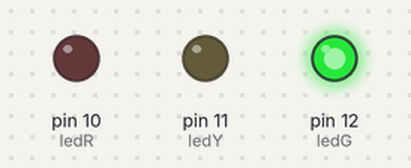
The sketch below on a simulated Arduino Uno, built with avr-gcc and run on an emulated ATmega328P. On the bench: output pins drawn as LEDs (lit = HIGH).

Above: at 1.2 s.
At 3.37 s:
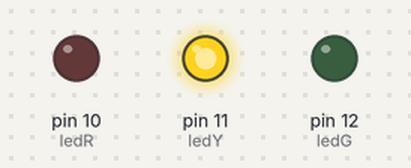
At 5.5 s:
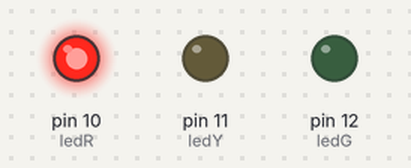
At 7.0 s:
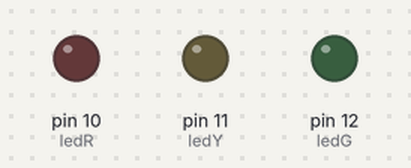
Timing chart, 0 to 9.4 s (numbered marks = the images above):
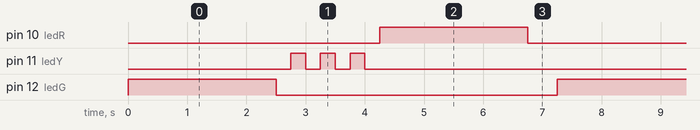

The sketch:

Clase_01_-_Encendido.ino
```cpp
// Definir las variables e importar las bibliotecas al inicio del código.
  // Definir el número de puerto para 'led'.
int ledG = 12;
int ledY = 11;
int ledR = 10;

void setup() { // Iniciar la configuración. Se corre una vez.
  // Establecer el 'led' en modo 'output'.
  pinMode(ledG, OUTPUT);
  pinMode(ledY, OUTPUT);
  pinMode(ledR, OUTPUT);
}

void loop() { // Definir el ciclo a iterar indefinidamente.
  // Leer 'ledG' digitalmente. 'HIGH': Enviar un '1' (envío de señal).
  digitalWrite(ledG,HIGH);
  // Establecer un delay de 1000 (ms).
  delay(2500);
  // 'LOW': Enviar un '0' (cortar la señal).
  digitalWrite(ledG,LOW);
  delay(250);
  digitalWrite(ledY,HIGH);
  delay(250);
  digitalWrite(ledY,LOW);
  delay(250);
  digitalWrite(ledY,HIGH);
  delay(250);
  digitalWrite(ledY,LOW);
  delay(250);
  digitalWrite(ledY,HIGH);
  delay(250);
  digitalWrite(ledY,LOW);
  delay(250);
  digitalWrite(ledR,HIGH);
  delay(2500);
  digitalWrite(ledR,LOW);
  delay(500);
}
```

Measured:
- by itself, pin 10 (ledR), pin 12 (ledG): alternates HIGH for 2.5 s and LOW for 4.8 s
- by itself, pin 11 (ledY): repeats every 7.3 s: 2 × (LOW 0.25 s, HIGH 0.25 s), LOW 6.0 s, HIGH 0.25 s
- by itself, everything shown: repeats every 7.3 s, in 10 steps
